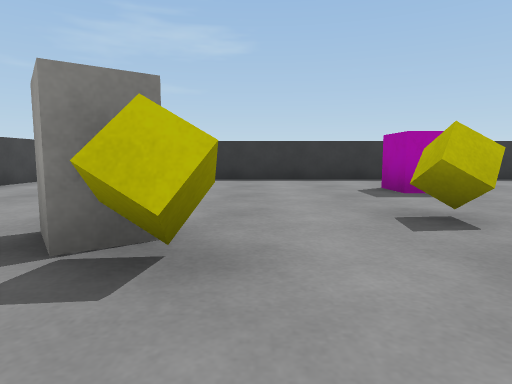
view 1 (above)

18 first-person views from a walk through a scene from a Unity 3-D project. The camera is 0.59 m above the floor, tilts 6° down and sees 75° across. The floor is counted in squares, 1 m on a side. Each view is taken from the middle of a square. On the plan, view 1 faces up. The plan holds only what a view shows up to about 9 squares ahead; the rest is blank. The player is left out. Surface patterns are stand-ins for the level's own textures.

view 2
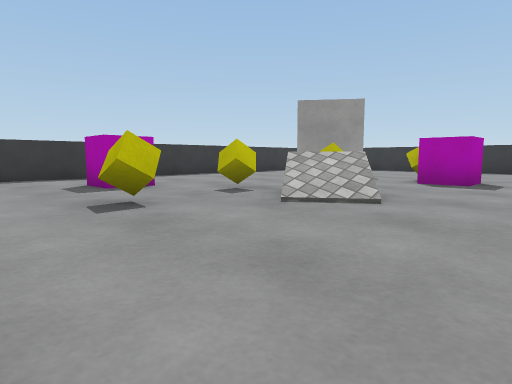

view 3
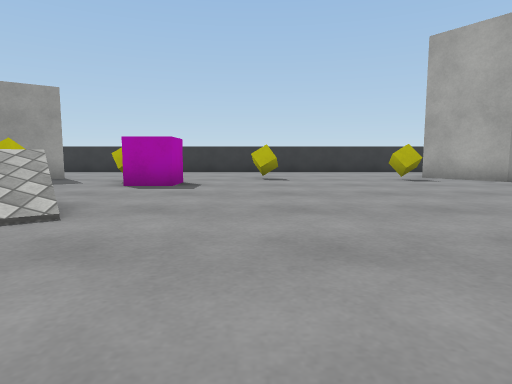

view 4
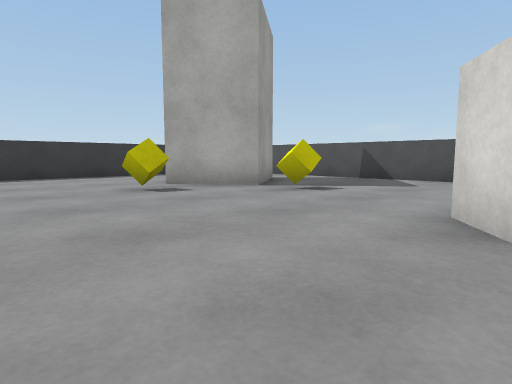

view 5
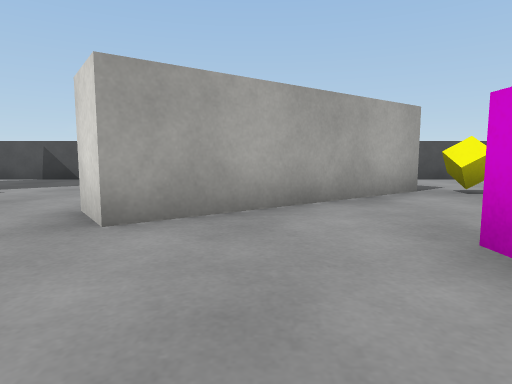

view 6
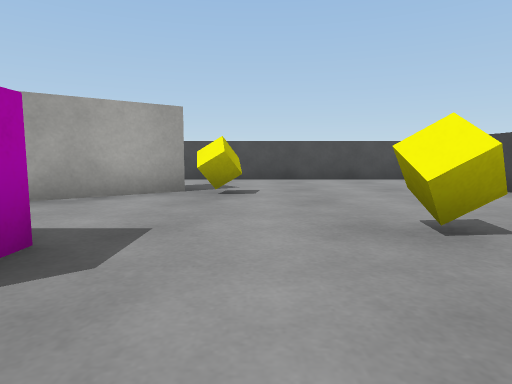

view 7
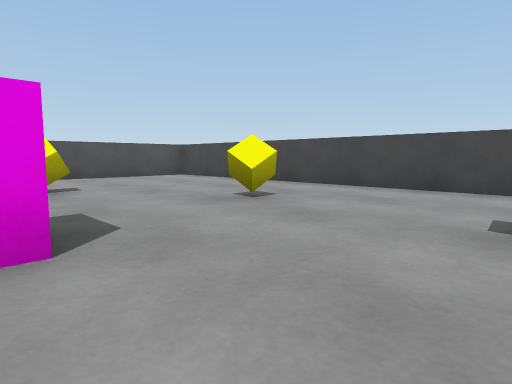

view 8
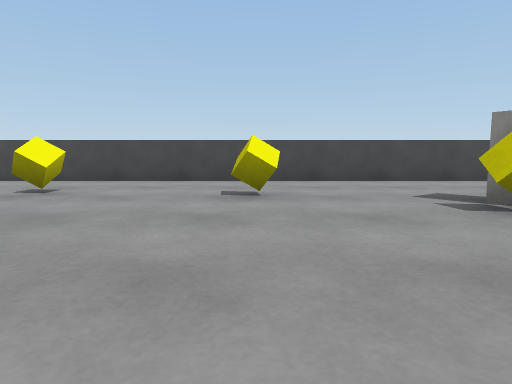

view 9
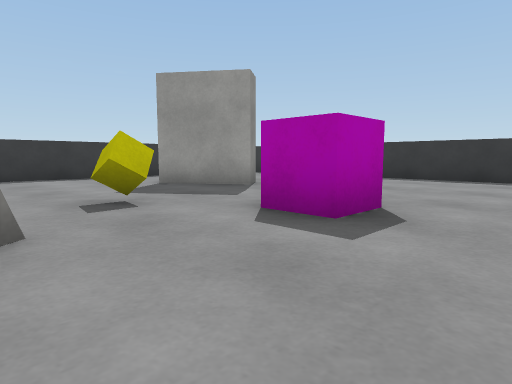

view 10
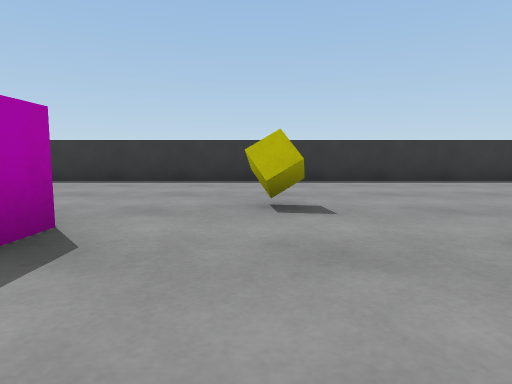

view 11
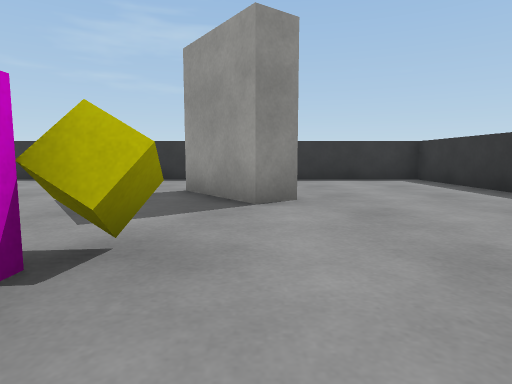

view 12
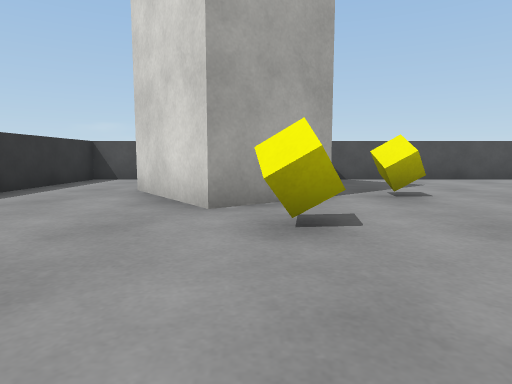

view 13
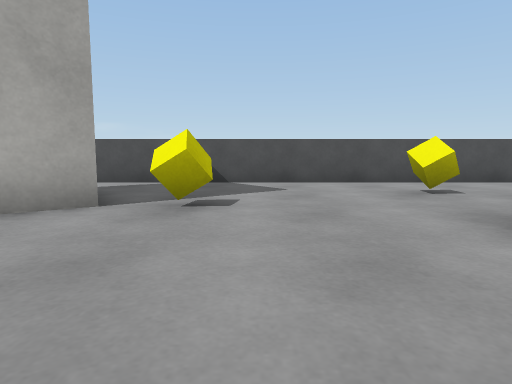

view 14
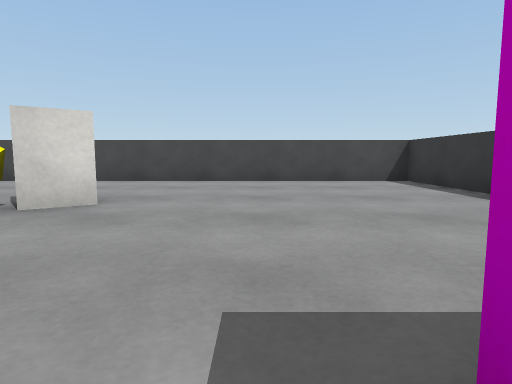

view 15
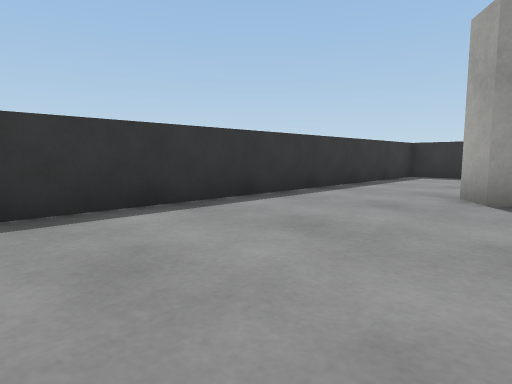

view 16
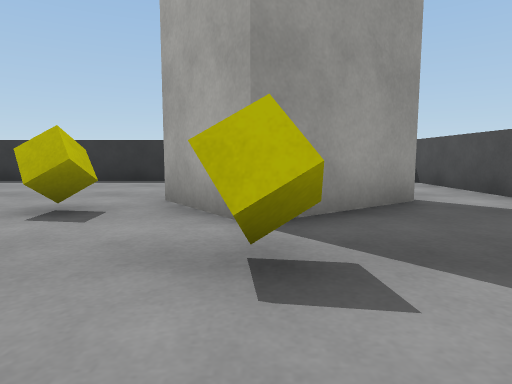

view 17
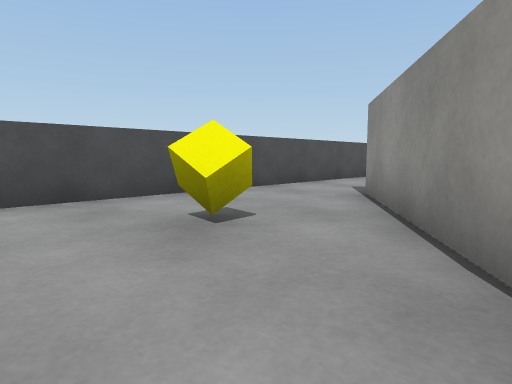

view 18
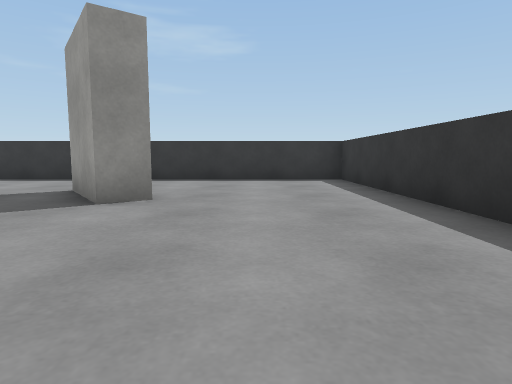

### Floor plan
Points are (right, up) in squares from view 1. A wall is a line through its corners. A room is listed if a view was taken in it or the views show most of it. See-through windows are left out.
Room 1 (views 1, 2, 3, 4, 5, 6, 7, 8, 9, 10, 11, 12, 13, 14, 15, 16, 17, 18)
walls: (4.2, -6.2) (0.8, -8.6); (10.6, 4.6) (10, 4.2) (8.8, 5.9) (9.4, 6.3); (0.2, -7.8) (4.3, -4.8) (5, -5.7); (10.5, -9.1) (8.9, -7) (10.5, -5.8) (12.1, -7.9); (-4.9, -10.7) (14.3, -10.7) (14.3, 8.7) (-5.3, 8.7) (-5.3, -8.1)
objects: other object (-2, -5); other object (-2, -1); other object (-1, 2); other object (-1, 3); other object (0, -7); other object (1, -4) to (1, -3); other object (2, 3); other object (3, 6); other object (4, -8); other object (4, 4); other object (5, 2) to (5, 3); other object (7, 3); other object (8, -7); other object (8, 1) to (9, 1); other object (9, 2); other object (10, -5); other object (10, -1)

Where each view was taken, in squares from view 1:
view 1: 0 up, 0 right, facing up
view 2: 1 down, 0 right, facing up-right
view 3: 1 down, 1 right, facing right
view 4: 2 down, 4 right, facing down-right
view 5: 2 down, 3 right, facing down
view 6: 2 down, 1 left, facing down
view 7: 1 down, 1 right, facing down-left
view 8: 1 down, 3 right, facing left
view 9: 1 down, 5 right, facing up-right
view 10: 1 down, 6 right, facing right
view 11: 0 up, 10 right, facing up
view 12: 2 down, 10 right, facing down
view 13: 3 down, 7 right, facing down
view 14: 5 up, 3 right, facing left
view 15: 5 up, 4 right, facing up-right
view 16: 7 down, 6 right, facing right
view 17: 6 down, 6 right, facing down-left
view 18: 0 up, 12 right, facing up
